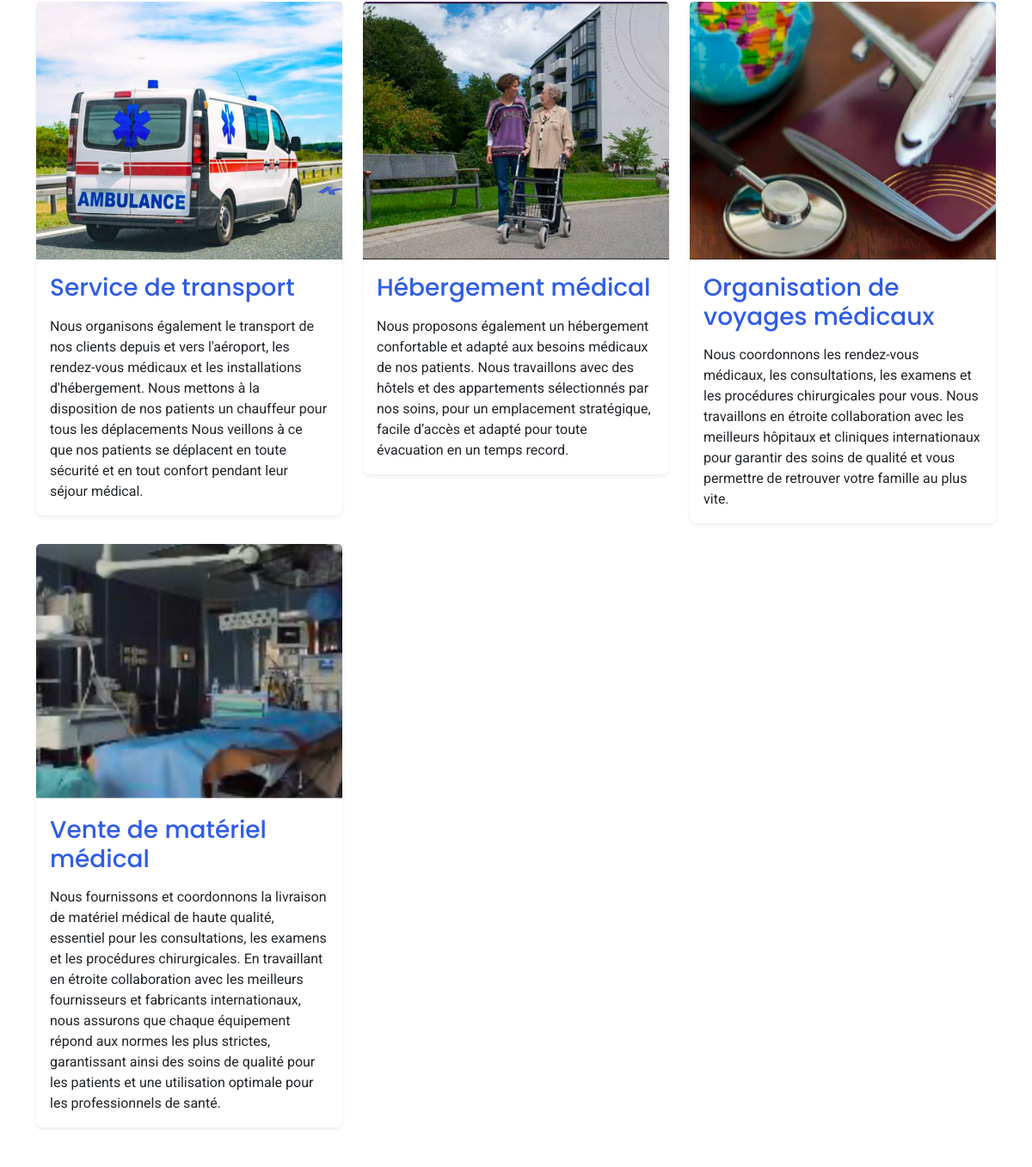
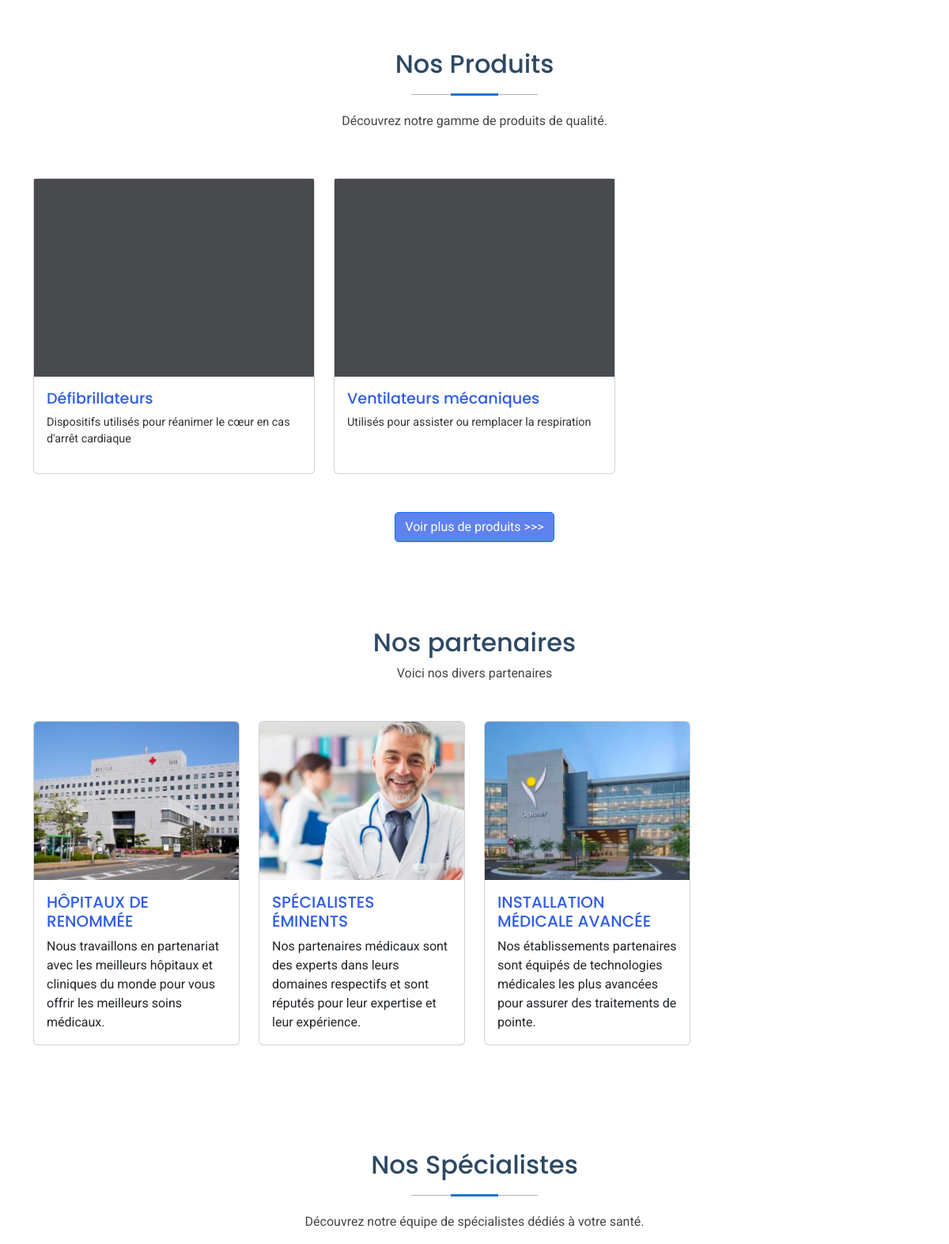
/ (middle part), run on an earlier commit of the app's database (2 pictures, top to bottom).
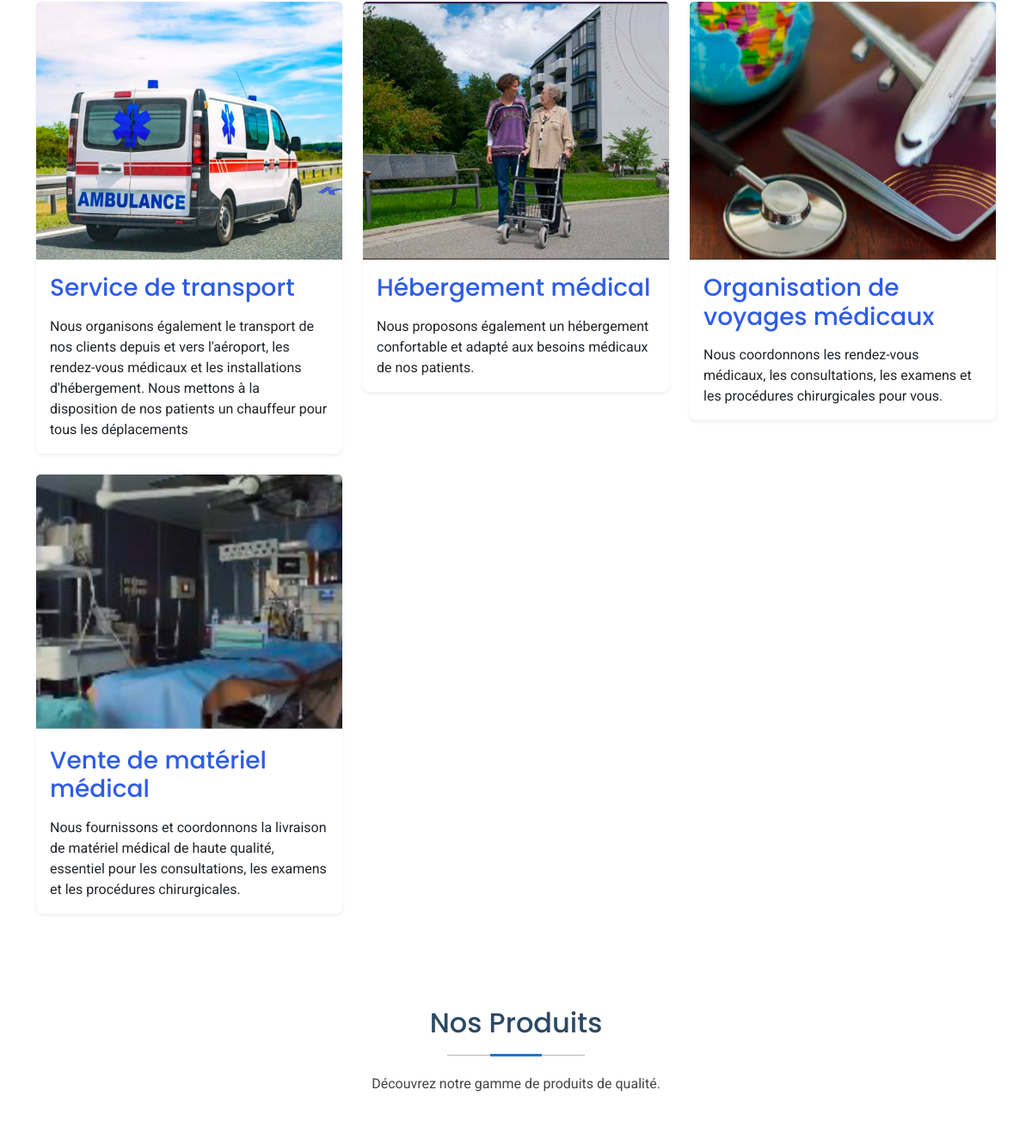
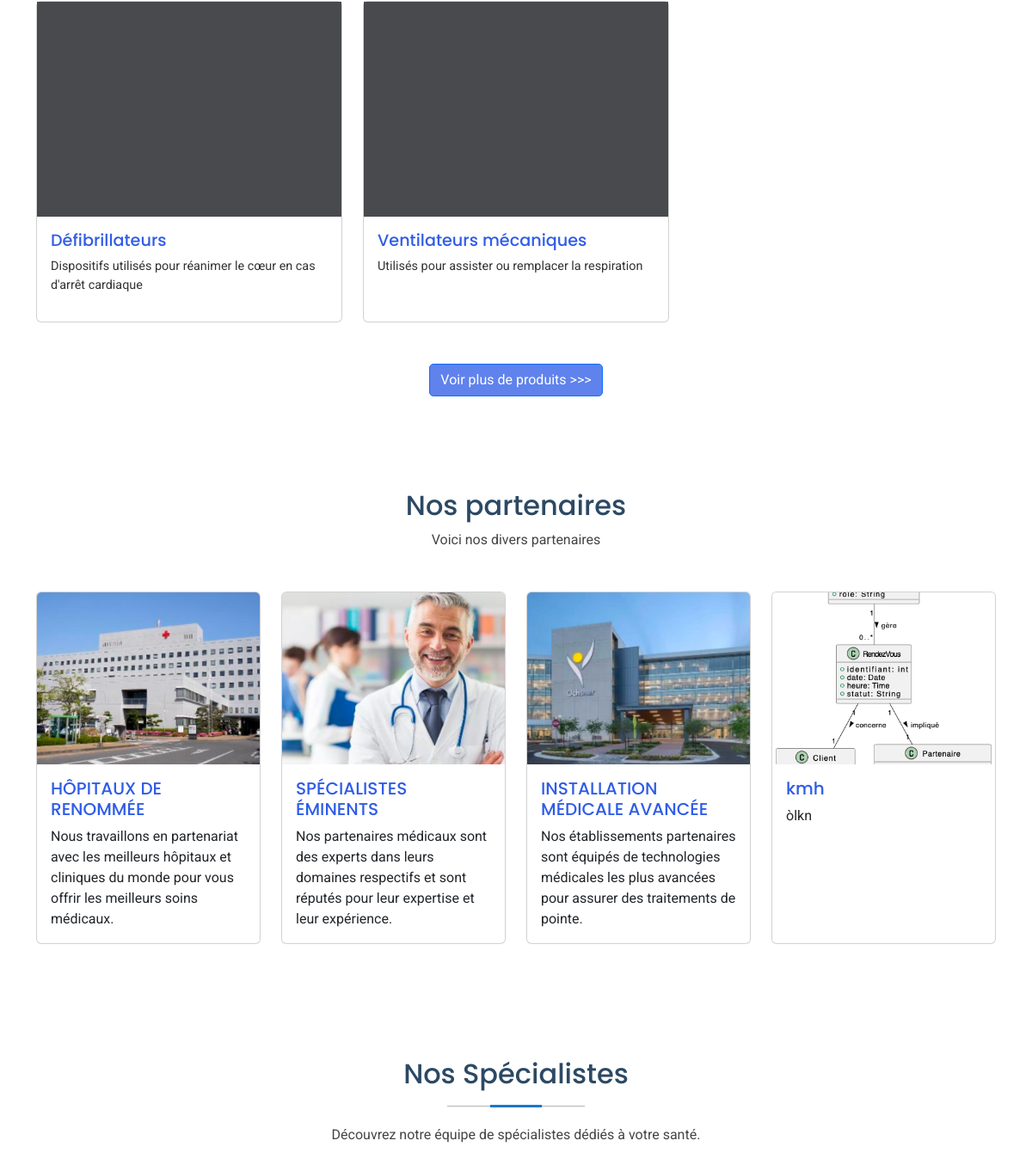
And on a later commit of the database (2 pictures, top to bottom).
### kouty/models.py (models this page shows, shortened)
class Service(models.Model):
    id = models.AutoField(primary_key=True)
    titre = models.CharField(max_length=100)
    description = models.TextField()
    image = models.ImageField(upload_to='media/', blank=True, null=True)

class Produit(models.Model):
    id = models.AutoField(primary_key=True)
    titre = models.CharField(max_length=100)
    description = models.TextField()
    image = models.ImageField(upload_to='Produit/', blank=True, null=True)

class Partenaire(models.Model):
    id = models.AutoField(primary_key=True)
    nom = models.CharField(max_length=100)
    description = models.TextField(blank=True, null=True)
    image = models.ImageField(upload_to='Partenaire/', blank=True, null=True)

### koutyUsers/views.py (the view)
# urls.py: path('', views.index, name='admin_index'),
def index(request):
    service = Service.objects.all()
    produit = Produit.objects.all()[:3]
    partenaire = Partenaire.objects.all()
    specialiste = Specialiste.objects.all()
    temoins = Temoin.objects.all()
    mentions = Mention.objects.all().order_by('-date_publication')[:3]
    stats = {
        'partners': 50,
        'specialists': 120,
        'clients': 300,
        'sold_products': 500,
    }
    context = {
        'service': service,
        'produit': produit,
        'partenaire': partenaire,
        'specialiste': specialiste,
        'temoins': temoins,
        'mentions': mentions
    }
    return render(request, 'index.html', context)

### templates/index.html (shortened to what this page needs)
{%extends  'base.html'%}
{% load static %}
{% block content %}
<section id="services" class="services section py-5">
  <div class="container">
    <div class="row gy-4">
      {% for service in service %}
        <div class="col-lg-4 col-md-6" data-aos="fade-up">
          <div class="card border-0 rounded-3 shadow-sm">
            <div class="position-relative overflow-hidden" style="height: 300px;">
              <img src="{{ service.image.url }}" alt="{{ service.titre }} image" class="card-img-top w-100 h-100 object-fit-cover">
            </div>
            <div class="card-body">
              <h3 class="card-title mb-3" style="color: rgba(10,63,227,0.85);">{{ service.titre }}</h3>
              <p class="card-text">{{ service.description }}</p>
            </div>
          </div>
        </div>
      {% endfor %}
    </div>
  </div>
</section>
<section id="products" class="services section">
  <div class="container section-title" data-aos="fade-up">
    <h2>Nos Produits</h2>
    <p>Découvrez notre gamme de produits de qualité.</p>
  </div>
  <div class="container">
    <div class="row gy-4">
      {% for produit in produit %}
        <div class="col-lg-4 col-md-6" data-aos="fade-up" data-aos-delay="{{ forloop.counter0|add:100 }}">
          <div class="card product-card">
            <div class="product-img">
              {% if produit.image %}
                <img src="{{ produit.image.url }}" alt="{{ produit.titre }} image">
              {% else %}
                <img src="{% static '/img/kouty.png' %}" alt="Image par défaut">
              {% endif %}
            </div>
            <div class="card-body product-content">
              <h2 class="product-title">{{ produit.titre }}</h2>
              <p class="product-description">{{ produit.description }}</p>
            </div>
          </div>
        </div>
      {% endfor %}
    </div>
    <div class="text-center mt-5">
      <a href="{% url 'koutyUsers:produit' %}" class="btn btn-primary">
        Voir plus de produits >>>
      </a>
    </div>
  </div>
</section>
<section id="departments" class="departments py-5">
  <div class="container text-center mb-5" data-aos="fade-up">
    <h2>Nos partenaires</h2>
    <p>Voici nos divers partenaires</p>
  </div>
  <div class="container" data-aos="fade-up" data-aos-delay="100">
    <div class="row">
      {% for partenaire in partenaire %}
        <div class="col-md-3 mb-4">
          <div class="card h-100">
            <img src="{{ partenaire.image.url }}" class="card-img-top" alt="{{ partenaire.nom }} image" style="object-fit: cover; height: 200px;">
            <div class="card-body">
              <h5 class="card-title" style="color: rgba(10,63,227,0.85);">{{ partenaire.nom }}</h5>
              <p class="card-text">{{ partenaire.description }}</p>
            </div>
          </div>
        </div>
      {% endfor %}
    </div>
  </div>
</section>
    <section id="doctors" class="doctors section">
      <div class="container section-title" data-aos="fade-up">
        <h2>Nos Spécialistes</h2>
        <p>Découvrez notre équipe de spécialistes dédiés à votre santé.</p>
      </div>
    </section>
          {% include 'contact.html' %}
{% endblock %}

What changed in the data, as far as the page shows it:
changed Service "Service de transport": description "…pour tous les déplacements Nous veillons à ce que nos patients se déplacent en toute sécurité et en tout confort pendant leur séjour médical." → "…pour tous les déplacements"
changed Service "Hébergement médical": description "…médicaux de nos patients. Nous travaillons avec des hôtels et des appartements sélectionnés par nos soins, pour un emplacement stratégique, facile d’accès et adapté pour toute évacuation en un temps record." → "Nous proposons également un hébergement confortable et adapté aux besoins médicaux de nos patients."
changed Service "Organisation de voyages médicaux": description "…procédures chirurgicales pour vous. Nous travaillons en étroite collaboration avec les meilleurs hôpitaux et cliniques internationaux pour garantir des soins de qualité et vous permettre de retrouver votre famille au plus vite." → "Nous coordonnons les rendez-vous médicaux, les consultations, les examens et les procédures chirurgicales pour vous."
changed Service "Vente de matériel médical": description "…et les procédures chirurgicales. En travaillant en étroite collaboration avec les meilleurs fournisseurs et fabricants internationaux, nous assurons que chaque équipement répond aux normes les plus strictes, garantissant ainsi des soins de qualité pour les patients et une utilisation optimale pour les professionnels de santé." → "…et les procédures chirurgicales."
added Partenaire: image (picture), nom "kmh", description "òlkn"
